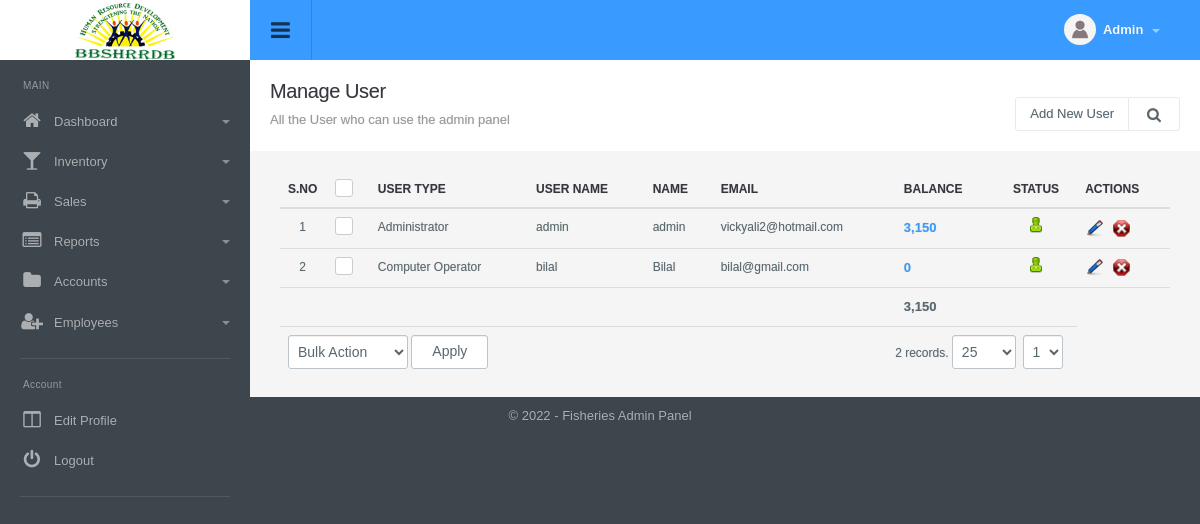
Screenshot of /admin_manage.php (signed in) with the database file from the repository.
### tables this page shows
CREATE TABLE `config_variable` (
  `id` int(11) NOT NULL,
  `config_type_id` int(11) NOT NULL,
  `title` varchar(512) NOT NULL,
  `notes` varchar(512) NOT NULL,
  `type` varchar(200) NOT NULL,
  `default_values` text NOT NULL,
  `key` varchar(200) NOT NULL,
  `value` text NOT NULL,
  `sortorder` int(11) NOT NULL
);

CREATE TABLE `menu` (
  `id` int(11) NOT NULL,
  `title` varchar(100) NOT NULL,
  `url` varchar(100) NOT NULL,
  `parent_id` int(11) NOT NULL,
  `depth` int(1) NOT NULL,
  `sortorder` int(11) NOT NULL,
  `icon` varchar(200) NOT NULL,
  `small_icon` varchar(200) NOT NULL
);

CREATE TABLE `admin_type` (
  `id` int(11) NOT NULL,
  `title` varchar(200) NOT NULL,
  `can_add` int(1) NOT NULL DEFAULT '0',
  `can_edit` int(1) NOT NULL DEFAULT '0',
  `can_delete` int(1) NOT NULL DEFAULT '0',
  `can_read` int(1) NOT NULL DEFAULT '0',
  `status` int(1) NOT NULL DEFAULT '1',
  `ts` timestamp NULL DEFAULT CURRENT_TIMESTAMP ON UPDATE CURRENT_TIMESTAMP
);

### include/utility.php (called while the page is built, shortened)
<?php
function get_config($var){
	global $dblink;
	$sql="select value from config_variable where `key`='".slash($var)."'";
	$resConfig=doquery($sql,$dblink);
	if(numrows($resConfig)>0){
		while($rowConfig=dofetch($resConfig))
			return unslash($rowConfig["value"]);
	}
}
$site_title=get_config("site_title");
$file_upload_root="./uploads/";
function slash($str){
	if(!is_array($str))
		return utf8_encode(addslashes($str));
	else{
		for($i=0; $i<count($str); $i++)
			$str[$i]=slash($str[$i]);
		return $str;
	}
}
function unslash($str){
	return stripslashes(utf8_decode($str));
	}
function get_field($table_id, $table, $field_name='title'){
 	global $dblink;
 	$rs=doquery("select ".$field_name." from $table where id='".$table_id."'", $dblink);
 	if(numrows($rs)>0){
 		$r=dofetch($rs);
 		return unslash($r[$field_name]);
 	}
}
function curr_format($amount){
	return ($amount<0?'(':'').number_format(abs($amount), 0, '.',',').($amount<0?')':'');
}
function get_user_balance( $employee_id ){
	$total = get_user_salary_total( $employee_id );
	return $total[ "balance" ];
}
function get_user_salary_total( $employee_id ){
	global $dblink;
	$sql = "SELECT id, employee_id, CONCAT(LAST_DAY(CONCAT(year,'-',month+1,'-01')),' 00:00:00') as dt, concat( MONTHNAME(LAST_DAY(CONCAT(year,'-',month+1,'-01'))), ' ', year, ' salary') as details, 0 as debit, amount as credit FROM salary where status=1 and employee_id = '".$employee_id."' union select a.id, employee_id, a.datetime_added as dt, concat(a.details, if(a.details='','', ' - '),'Paid by ', b.title), amount as debit, 0 as credit from salary_payment a left join account b on a.account_id = b.id where a.status=1 and employee_id = '".$employee_id."' order by dt";
	$balance = dofetch( doquery( "select sum(debit) as total_debit, sum(credit) as total_credit, sum(debit)-sum(credit) balance from (".$sql.") as a", $dblink ));
	return $balance;
}

### include/db.php (called while the page is built, shortened)
<?php
function doquery($qr,$lnk){
	@$res=mysqli_query($lnk,$qr) or die($qr." - ".mysqli_error($lnk));
	return $res;
}
function dofetch($rs){
	@$rec=mysqli_fetch_array($rs);
	return $rec;
}
function numrows($rs){
	return mysqli_num_rows($rs);
}

### modules/admin/list.php (the view, shortened to what this page needs)
<?php
$extra='';
?>
<div class="page-header">
	<h1 class="title">Manage User</h1>
  	<ol class="breadcrumb">
    	<li class="active">All the User who can use the admin panel</li>
  	</ol>
  	<div class="right">
    	<div class="btn-group" role="group" aria-label="...">
        	<a href="admin_manage.php?tab=add" class="btn btn-light editproject">Add New User</a> <a id="topstats" class="btn btn-light" href="#"><i class="fa fa-search"></i></a>
        </div>
  	</div>
</div>
<div class="panel-body table-responsive">
	<table class="table table-hover list">
    	<thead>
            <tr>
                <th width="5%" class="text-center">S.no</th>
                <th class="text-center" width="5%"><div class="checkbox checkbox-primary">
                    <label for="select_all"></label></div></th>
                <th>User Type</th>
                <th>User Name</th>
                <th>Name</th>
                <th>Email</th>
                <th>Balance</th>
                <th class="text-center">Status</th>
                <th>Actions</th>
            </tr>
    	</thead>
    	<tbody>
			<?php
            $sql="select * from admin where 1 $extra";
            $rs=show_page($rows, $pageNum, $sql);
            if(numrows($rs)>0){
                $sn=1;
				$total = 0;
                while($r=dofetch($rs)){
                    ?>
                    <tr>
                        <td class="text-center"><?php echo $sn;?></td>
                        <td class="text-center"><div class="checkbox margin-t-0 checkbox-primary">
                            <label for="<?php echo "rec_".$sn?>"></label></div>
                        </td>
                        <td><?php if($r["admin_type_id"]==0) echo "Default"; else echo get_field($r["admin_type_id"], "admin_type","title");?></td>
                        <td><?php echo unslash($r["username"]); ?></td>
                        <td><?php echo unslash($r["name"]); ?></td>
                        <td><?php echo unslash($r["email"]); ?></td>
                        <th><a href="admin_manage.php?tab=salary&id=<?php echo $r["id"]?>"><?php
							$balance = get_user_balance( $r[ "id" ] );
							$total += $balance;
                        	echo curr_format( $balance );
						?></a></th>
                        <td class="text-center"><a href="admin_manage.php?id=<?php echo $r['id'];?>&tab=status&s=<?php echo ($r["status"]==0)?1:0;?>">
                            <?php
                            if($r["status"]==0){
                                ?>
                                <img src="images/offstatus.png" alt="Off" title="Set Status On">
                                <?php
                            }
                            else{
                                ?>
                                <img src="images/onstatus.png" alt="On" title="Set Status Off">
                                <?php
                            }
                            ?>
                        </a></td>
                        <td>
                            <a href="admin_manage.php?tab=edit&id=<?php echo $r['id'];?>"><img title="Edit Record" alt="Edit" src="images/edit.png"></a>&nbsp;&nbsp;
                            <a onclick="return confirm('Are you sure you want to delete')" href="admin_manage.php?id=<?php echo $r['id'];?>&amp;tab=delete"><img title="Delete Record" alt="Delete" src="images/delete.png"></a>
                        </td>
                    </tr>
                    <?php
                    $sn++;
                }
                ?>
                <tr>
                	<td colspan="6">&nbsp;</td>
                    <th><?php echo curr_format( $total )?></th>
                    <td colspan="2">&nbsp;</td>
                </tr>
                <tr>
                    <td colspan="5" class="actions">
                        <select name="bulk_action" id="bulk_action" title="Choose Action">
                            <option value="null">Bulk Action</option>
                        </select>
                        <input type="button" name="apply" value="Apply" id="apply_bulk_action" class="btn btn-light" title="Apply Action"  />
                    </td>
                    <td colspan="3" class="paging" title="Paging" align="right"><?php echo pages_list($rows, "admin", $sql, $pageNum)?></td>
                </tr>
                <?php
            }
            else{
                ?>
                <tr>
                    <td colspan="8"  class="no-record">No Result Found</td>
                </tr>
                <?php
            }
            ?>
    	</tbody>
  	</table>
</div>

### include/header.php (shortened to what this page needs)
<!DOCTYPE html PUBLIC "-//W3C//DTD XHTML 1.0 Transitional//EN" "http://www.w3.org/TR/xhtml1/DTD/xhtml1-transitional.dtd">
<html xmlns="http://www.w3.org/1999/xhtml">
<head>
<link type="text/css" rel="stylesheet" href="css/font-awesome.min.css" />
<link type="text/css" rel="stylesheet" href="css/font-awesome.css" />
<link type="text/css" rel="stylesheet"  href="css/bootstrap.css" />
<link rel="stylesheet" href="css/bootstrap-datetimepicker.min.css" />
<link type="text/css" rel="stylesheet"  href="css/awesome-bootstrap-checkbox.css" />
<link href="css/general.css" type="text/css" rel="stylesheet" />
<link type="text/css" rel="stylesheet"  href="css/style.css" />
</head>
<body>
	<div id="wrapper" class="round_corners">
    	<div id="top" class="clearfix">
            <div class="applogo">
                <a href="index.php" class="logo"><?php $admin_logo=get_config("admin_logo"); if(empty($admin_logo)) echo $site_title; else { ?><img src="<?php echo $file_upload_root;?>config/<?php echo $admin_logo?>" /><?php }?></a>
            </div>
            <a class="sidebar-open-button" href="#"><i class="fa fa-bars"></i></a>
            <ul class="top-right">
            	<li class="dropdown link">
                	<a class="dropdown-toggle profilebox" data-toggle="dropdown" href="#">
                    	<img alt="img" src="images/profileimg-default.png">
                        <b><?php echo ucfirst((isset($_SESSION["logged_in_admin"]) && $_SESSION["logged_in_admin"]!="")?$_SESSION["logged_in_admin"]["name"]:"Guest");?></b>
                        <span class="caret"></span>
                    </a>
                </li>
           </ul>
        </div>
        <div class="sidebar clearfix">
       		<ul class="sidebar-panel nav">
  				<li class="sidetitle">MAIN</li>
				<?php
					$parents=doquery("select * from menu where parent_id=0 order by sortorder",$dblink);
					if(numrows($parents)>0){
						while($parent=dofetch($parents)){
						?>
						<li>
                        	<a href="<?php echo unslash($parent["url"])?>"><span class="icon color5"><i class="fa fa-<?php echo unslash($parent["small_icon"])?>"></i></span><?php echo unslash($parent["title"])?>
							<?php
								$submenus=doquery("select * from menu where parent_id='".$parent["id"]."' order by sortorder",$dblink);
								if(numrows($submenus)>0){
									?>
                                <span class="caret"></span></a>
                                <?php
                            }
							else{
								echo "</a>";
							}
							?>
						</li>
						<?php
					}
				}
				?>
         	</ul>
            <ul class="sidebar-panel nav">
                <li class="sidetitle">Account</li>
                <li><a href="admin_manage.php?tab=edit&id=<?php echo $_SESSION["logged_in_admin"]["id"]?>"><span class="icon color15"><i class="fa fa-columns"></i></span>Edit Profile</a></li>
                <li><a href="logout.php"><span class="icon color12"><i class="fa falist fa-power-off"></i></span>Logout</a></li>
            </ul>
	    </div>
		<div class="content">

### include/footer.php (shortened to what this page needs)
<div id="footer" class="bottom_round_corners">
	<div id="footer_content">
    	<address>&copy; <?php echo date("Y");?> - <?php echo $site_title; ?> Admin Panel</address>
    </div>
</div>
<link href="js/fancybox/jquery.fancybox.css" rel="stylesheet" type="text/css" />
<link href="js/chosen/chosen.css" rel="stylesheet" type="text/css" />
<?php include("include/upload_center.php");?>
</body>
</html>

### rows the page displays
config_variable: value (picture)
menu: title "Dashboard"
menu: title "Inventory"
menu: title "Sales"
menu: title "Reports"
menu: title "Accounts"
menu: title "Employees"
config_variable: value "Fisheries"

### other values shown
get_field($r["admin_type_id"], "admin_type","title") "Administrator"
unslash($r["username"]) "admin"
unslash($r["name"]) "admin"
unslash($r["email"]) "vickyali2@hotmail.com"
curr_format( $balance ) "3,150"
get_field($r["admin_type_id"], "admin_type","title") "Computer Operator"
unslash($r["username"]) "bilal"
unslash($r["name"]) "Bilal"
unslash($r["email"]) "bilal@gmail.com"
curr_format( $balance ) "0"
curr_format( $total ) "3,150"
pages_list($rows, "admin", $sql, $pageNum) "2 records."
form field page "1"
